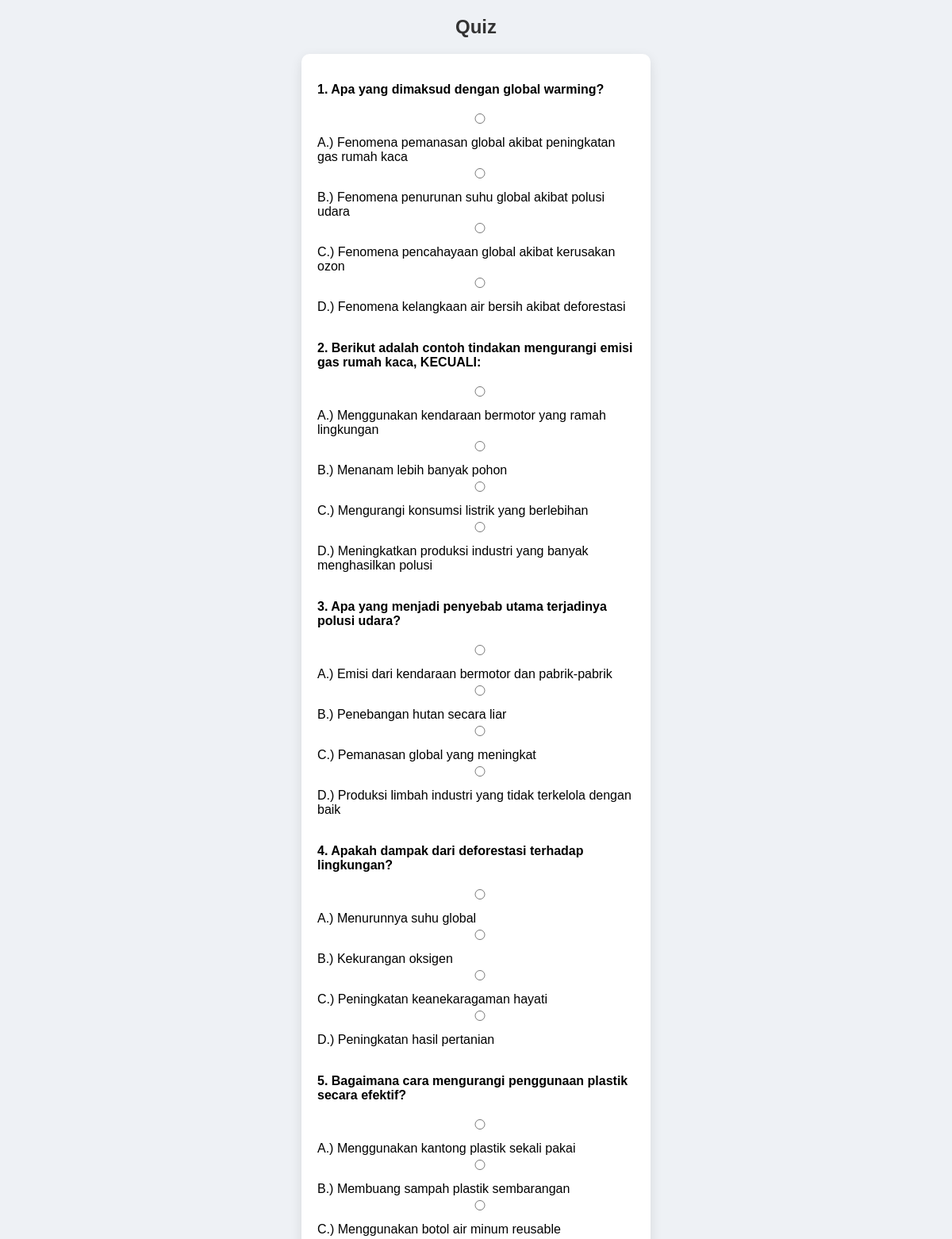
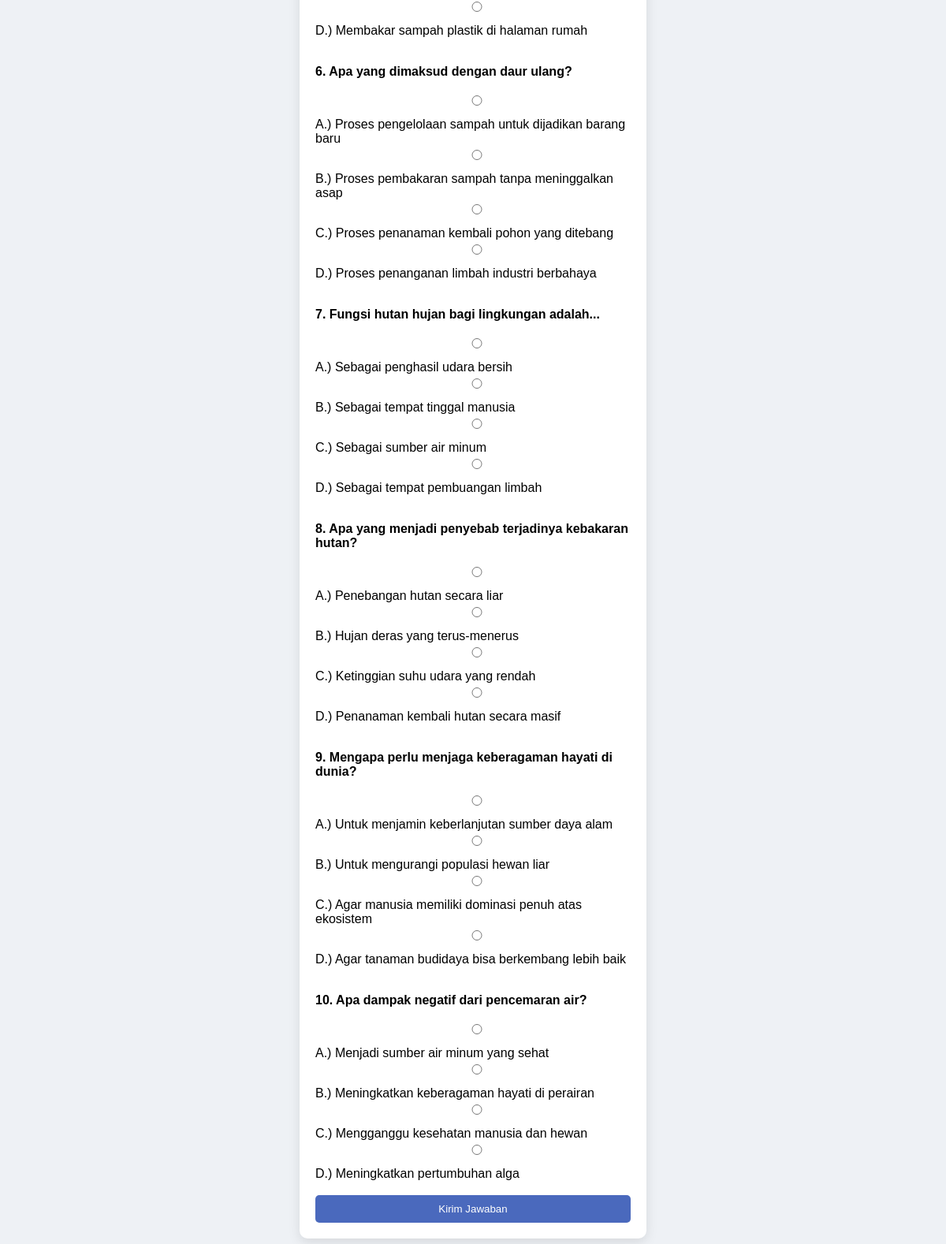
The app's page /quiz.php?kode=A562E2 with its own data (2 pictures, top to bottom).
### tables this page shows
CREATE TABLE `soal` (
  `id` int(11) NOT NULL,
  `pertanyaan` text NOT NULL,
  `opsi` text NOT NULL,
  `jawaban` varchar(10) NOT NULL,
  `level` varchar(20) NOT NULL,
  `user_id` int(11) DEFAULT NULL,
  `aktif` tinyint(1) DEFAULT 0,
  `kode_quiz` varchar(20) DEFAULT NULL,
  `created_at` timestamp NOT NULL DEFAULT current_timestamp()
);

### quiz.php (the view, shortened to what this page needs)
<?php
include "koneksi.php";
?>
<link rel="stylesheet" href="style.css">
<?php
$kode = $_GET['kode'];
$query = mysqli_query($conn, "SELECT * FROM soal WHERE kode_quiz='$kode' AND aktif=1 LIMIT 10");
$no = 1;
?>
<h2>Quiz</h2>
<form method="POST" action="hasil.php">
<?php while ($row = mysqli_fetch_assoc($query)) { ?>
    <p><b><?php echo $no . ". " . $row['pertanyaan']; ?></b></p>
    <?php $opsi = explode("|", $row['opsi']); ?>
    <input type="radio" name="jawaban[<?php echo $row['id']; ?>]" value="A">
    A.) <?php echo $opsi[0]; ?><br>
    <input type="radio" name="jawaban[<?php echo $row['id']; ?>]" value="B">
    B.) <?php echo $opsi[1]; ?><br>
    <input type="radio" name="jawaban[<?php echo $row['id']; ?>]" value="C">
    C.) <?php echo $opsi[2]; ?><br>
    <input type="radio" name="jawaban[<?php echo $row['id']; ?>]" value="D">
    D.) <?php echo $opsi[3]; ?><br>
    <br>
<?php $no++; } ?>
<button type="submit">Kirim Jawaban</button>
</form>

### style.css (style rules this page uses)
h2 { text-align: center; color: #333; }
form { max-width: 400px; margin: auto; background: white; padding: 20px; border-radius: 10px; box-shadow: 0 5px 15px rgba(0,0,0,0.1); }
input { width: 100%; padding: 8px; margin-top: 5px; margin-bottom: 15px; border-radius: 5px; border: 1px solid #ccc; }
button { width: 100%; padding: 10px; background: #4a69bd; color: white; border: none; border-radius: 5px; }

### records on screen
soal: pertanyaan "Apa yang dimaksud dengan global warming?", opsi "Fenomena pemanasan global akibat peningkatan gas rumah kaca", opsi "Fenomena penurunan suhu global akibat polusi udara", opsi "Fenomena pencahayaan global akibat kerusakan ozon", opsi "Fenomena kelangkaan air bersih akibat deforestasi"
soal: pertanyaan "Berikut adalah contoh tindakan mengurangi emisi gas rumah kaca, KECUALI:", opsi "Menggunakan kendaraan bermotor yang ramah lingkungan", opsi "Menanam lebih banyak pohon", opsi "Mengurangi konsumsi listrik yang berlebihan", opsi "Meningkatkan produksi industri yang banyak menghasilkan polusi"
soal: pertanyaan "Apa yang menjadi penyebab utama terjadinya polusi udara?", opsi "Emisi dari kendaraan bermotor dan pabrik-pabrik", opsi "Penebangan hutan secara liar", opsi "Pemanasan global yang meningkat", opsi "Produksi limbah industri yang tidak terkelola dengan baik"
soal: pertanyaan "Apakah dampak dari deforestasi terhadap lingkungan?", opsi "Menurunnya suhu global", opsi "Kekurangan oksigen", opsi "Peningkatan keanekaragaman hayati", opsi "Peningkatan hasil pertanian"
soal: pertanyaan "Bagaimana cara mengurangi penggunaan plastik secara efektif?", opsi "Menggunakan kantong plastik sekali pakai", opsi "Membuang sampah plastik sembarangan", opsi "Menggunakan botol air minum reusable", opsi "Membakar sampah plastik di halaman rumah"
soal: pertanyaan "Apa yang dimaksud dengan daur ulang?", opsi "Proses pengelolaan sampah untuk dijadikan barang baru", opsi "Proses pembakaran sampah tanpa meninggalkan asap", opsi "Proses penanaman kembali pohon yang ditebang", opsi "Proses penanganan limbah industri berbahaya"
soal: pertanyaan "Fungsi hutan hujan bagi lingkungan adalah...", opsi "Sebagai penghasil udara bersih", opsi "Sebagai tempat tinggal manusia", opsi "Sebagai sumber air minum", opsi "Sebagai tempat pembuangan limbah"
soal: pertanyaan "Apa yang menjadi penyebab terjadinya kebakaran hutan?", opsi "Penebangan hutan secara liar", opsi "Hujan deras yang terus-menerus", opsi "Ketinggian suhu udara yang rendah", opsi "Penanaman kembali hutan secara masif"
soal: pertanyaan "Mengapa perlu menjaga keberagaman hayati di dunia?", opsi "Untuk menjamin keberlanjutan sumber daya alam", opsi "Untuk mengurangi populasi hewan liar", opsi "Agar manusia memiliki dominasi penuh atas ekosistem", opsi "Agar tanaman budidaya bisa berkembang lebih baik"
soal: pertanyaan "Apa dampak negatif dari pencemaran air?", opsi "Menjadi sumber air minum yang sehat", opsi "Meningkatkan keberagaman hayati di perairan", opsi "Mengganggu kesehatan manusia dan hewan", opsi "Meningkatkan pertumbuhan alga"
